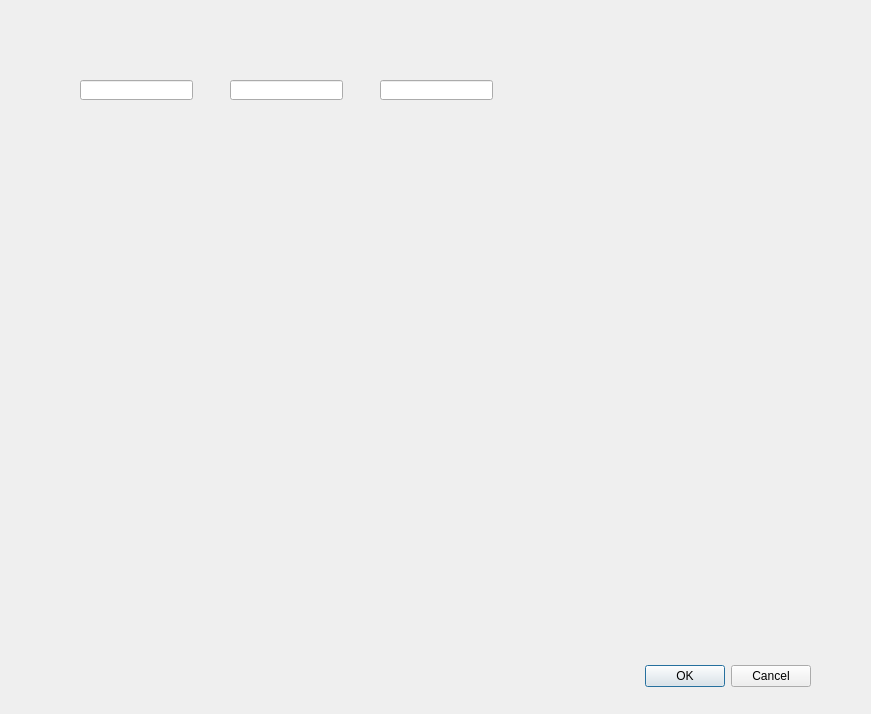
<?xml version="1.0" encoding="UTF-8"?>
<ui version="4.0">
 <class>Dialog</class>
 <widget class="QDialog" name="Dialog">
  <property name="geometry">
   <rect>
    <x>0</x>
    <y>0</y>
    <width>871</width>
    <height>714</height>
   </rect>
  </property>
  <property name="windowTitle">
   <string>Dialog</string>
  </property>
  <widget class="QDialogButtonBox" name="buttonBox">
   <property name="geometry">
    <rect>
     <x>470</x>
     <y>660</y>
     <width>341</width>
     <height>32</height>
    </rect>
   </property>
   <property name="orientation">
    <enum>Qt::Horizontal</enum>
   </property>
   <property name="standardButtons">
    <set>QDialogButtonBox::Cancel|QDialogButtonBox::Ok</set>
   </property>
  </widget>
  <widget class="QLineEdit" name="lineEdit_ResX">
   <property name="geometry">
    <rect>
     <x>80</x>
     <y>80</y>
     <width>113</width>
     <height>20</height>
    </rect>
   </property>
  </widget>
  <widget class="QLineEdit" name="lineEdit_ResY">
   <property name="geometry">
    <rect>
     <x>230</x>
     <y>80</y>
     <width>113</width>
     <height>20</height>
    </rect>
   </property>
  </widget>
  <widget class="QLineEdit" name="lineEdit_GSD">
   <property name="geometry">
    <rect>
     <x>380</x>
     <y>80</y>
     <width>113</width>
     <height>20</height>
    </rect>
   </property>
  </widget>
 </widget>
 <resources/>
 <connections>
  <connection>
   <sender>buttonBox</sender>
   <signal>accepted()</signal>
   <receiver>Dialog</receiver>
   <slot>accept()</slot>
   <hints>
    <hint type="sourcelabel">
     <x>248</x>
     <y>254</y>
    </hint>
    <hint type="destinationlabel">
     <x>157</x>
     <y>274</y>
    </hint>
   </hints>
  </connection>
  <connection>
   <sender>buttonBox</sender>
   <signal>rejected()</signal>
   <receiver>Dialog</receiver>
   <slot>reject()</slot>
   <hints>
    <hint type="sourcelabel">
     <x>316</x>
     <y>260</y>
    </hint>
    <hint type="destinationlabel">
     <x>286</x>
     <y>274</y>
    </hint>
   </hints>
  </connection>
 </connections>
</ui>
